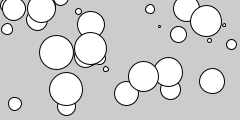
Frame 1 (no input)
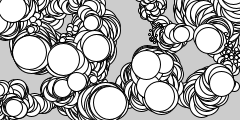
Frame 60 (the mouse pressed at the canvas centre just before this capture)
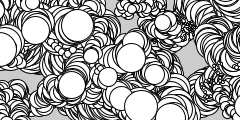
Frame 120 (the mouse held since frame 60 and released just before this capture)

The Processing sketch that drew these frames (run headless with seeded random() and noise(); from frame 60 on, the mouse is pressed at the canvas centre):

// Processing sketch: sketch_200326e
// ── sketch_200326e.pde
JitterBug[] bugs = new JitterBug[33];


void setup()
{
  size(240, 120);
  
  for(int i=0; i<bugs.length; i++)
  {
    float x = random(width);
    float y = random(height);
    int r = i+2;
    bugs[i] = new JitterBug(x, y, r);
  }
}

void draw()
{
  for(int i=0; i<bugs.length; i++)
  {
    bugs[i].Move();
    bugs[i].Display();
  }
}

// ── JitterBug.pde
class JitterBug
{
  float x;
  float y;
  int diameter;
  float speed = 5;
  
  JitterBug(float tempX, float tempY, int tempDiameter)
  {
    x = tempX;
    y = tempY;
    diameter = tempDiameter;
  }
  
  void Move()
  {
    x += random(-speed, speed);
    y += random(-speed, speed);
  }
  
  void Display()
  {
    ellipse(x, y, diameter, diameter);
  }
}
